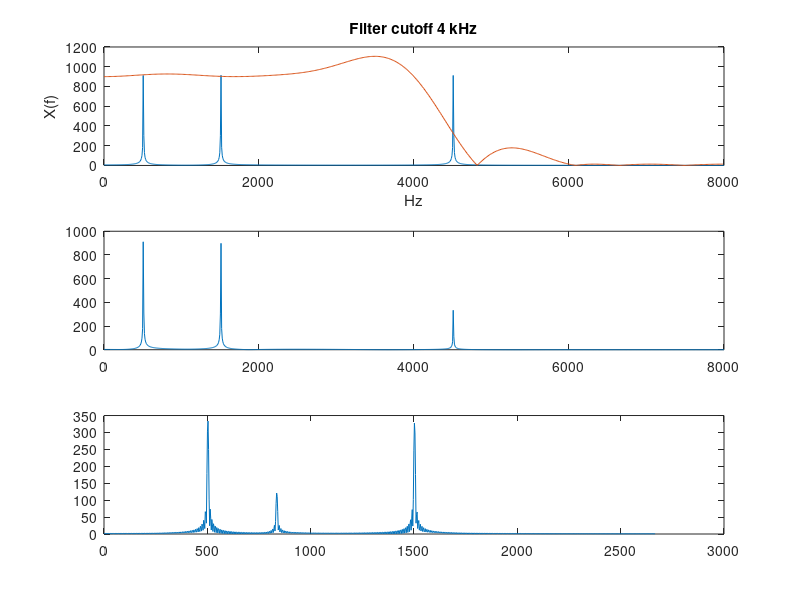
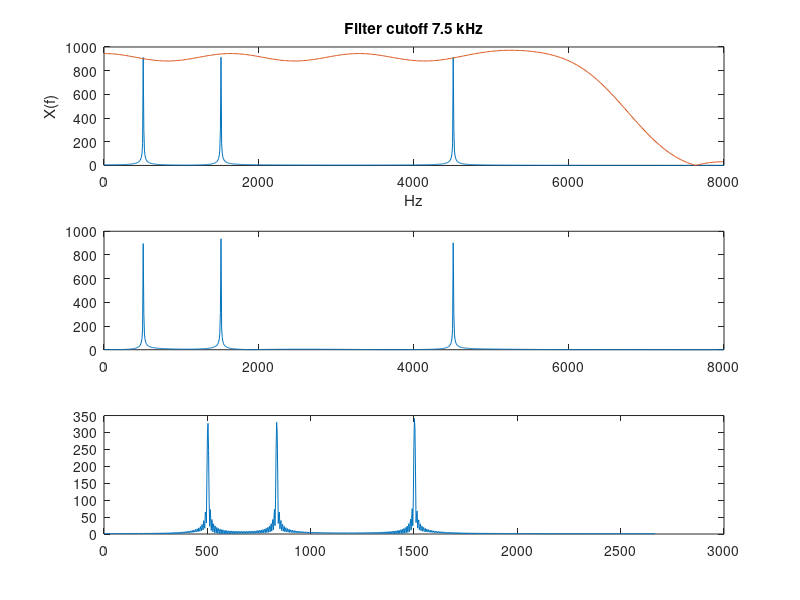

MATLAB code to generate these figures, in order:
clear all
close all
clc
clf

fs = 16000; %Sampling frequency

% Frequencies of x
f1 = 500;
f2 = 1500;
f3 = 4500;

% Create the signal.
n= 0:2023;
x = cos(2*pi*f1/fs.*n) + cos(2*pi*f2/fs.*n) + cos(2*pi*f3/fs.*n);

% Frequency amplitude spectrum.
N = 2024; 
fftX = abs(fftshift(fft(x, N)));
F = [0:N/2]*(fs)/N;

% Filter 1 spec: LPF fc=4kHz order: 20 Filter 2 spec: LPF fc=7.5kHz order: 20.
n = 20;
fc1 = 4000;
fc2 = 7500;
scaledfc1 = fc1/(fs/2);
scaledfc2 = fc2/(fs/2);


f1 = [0 0.3 scaledfc1 0.6 0.75 1];
a1 = [1.0 1.0 1.0 0.0 0.0 0];
b1 = firpm(n,f1,a1);
[h1,w1] = freqz(b1,1,512,fs);

f2 = [0 0.6 0.75 scaledfc2 0.99 1];
a2 = [1.0 1.0 1.0 0.0 0.0 0.0];
b2 = firpm(n,f2,a2);
[h2,w2] = freqz(b2,1,512,fs);


figure(1)
subplot(3,1,1)
plot(F,fftX([N/2:end]))
hold on
plot(w1,abs(h1)*max(fftX))
xlabel('Hz')
ylabel('X(f)')
title('Filter cutoff 4 kHz')

subplot(3,1,1)
x11 = filter(b1,1,x);
fftX11 = abs(fftshift(fft(x11, N)));
subplot(3,1,2)
plot(F,fftX11([N/2:end]))

subplot(3,1,3)
x11down = x11(1:3:end);
fsnew = fs/3;
Fnew = [0:N/2]*(fsnew)/N;
fftX11down = abs(fftshift(fft(x11down, N)));
plot(Fnew,fftX11down([N/2:end]))


figure(2)
subplot(3,1,1)
plot(F,fftX([N/2:end]))
hold on
plot(w2,abs(h2)*max(fftX))
xlabel('Hz')
ylabel('X(f)')
title('Filter cutoff 7.5 kHz')

subplot(3,1,2)
x12 = filter(b2,1,x);
fftX12 = abs(fftshift(fft(x12, N)));
plot(F,fftX12([N/2:end]))

subplot(3,1,3)
x12down = x12(1:3:end);
fftX12down = abs(fftshift(fft(x12down, N)));
plot(Fnew,fftX12down([N/2:end]))

